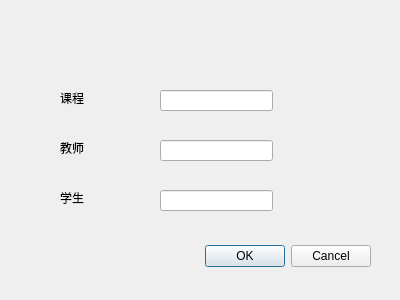
<?xml version="1.0" encoding="UTF-8"?>
<ui version="4.0">
 <class>Delete</class>
 <widget class="QDialog" name="Delete">
  <property name="geometry">
   <rect>
    <x>0</x>
    <y>0</y>
    <width>400</width>
    <height>300</height>
   </rect>
  </property>
  <property name="windowTitle">
   <string>Dialog</string>
  </property>
  <widget class="QDialogButtonBox" name="buttonBox">
   <property name="geometry">
    <rect>
     <x>30</x>
     <y>240</y>
     <width>341</width>
     <height>32</height>
    </rect>
   </property>
   <property name="orientation">
    <enum>Qt::Horizontal</enum>
   </property>
   <property name="standardButtons">
    <set>QDialogButtonBox::Cancel|QDialogButtonBox::Ok</set>
   </property>
  </widget>
  <widget class="QLineEdit" name="lineEdit">
   <property name="geometry">
    <rect>
     <x>160</x>
     <y>90</y>
     <width>113</width>
     <height>21</height>
    </rect>
   </property>
  </widget>
  <widget class="QLineEdit" name="lineEdit_2">
   <property name="geometry">
    <rect>
     <x>160</x>
     <y>140</y>
     <width>113</width>
     <height>21</height>
    </rect>
   </property>
  </widget>
  <widget class="QLineEdit" name="lineEdit_3">
   <property name="geometry">
    <rect>
     <x>160</x>
     <y>190</y>
     <width>113</width>
     <height>21</height>
    </rect>
   </property>
  </widget>
  <widget class="QLabel" name="label">
   <property name="geometry">
    <rect>
     <x>60</x>
     <y>90</y>
     <width>72</width>
     <height>15</height>
    </rect>
   </property>
   <property name="text">
    <string>课程</string>
   </property>
  </widget>
  <widget class="QLabel" name="label_2">
   <property name="geometry">
    <rect>
     <x>60</x>
     <y>140</y>
     <width>72</width>
     <height>15</height>
    </rect>
   </property>
   <property name="text">
    <string>教师</string>
   </property>
  </widget>
  <widget class="QLabel" name="label_3">
   <property name="geometry">
    <rect>
     <x>60</x>
     <y>190</y>
     <width>72</width>
     <height>15</height>
    </rect>
   </property>
   <property name="text">
    <string>学生</string>
   </property>
  </widget>
 </widget>
 <resources/>
 <connections>
  <connection>
   <sender>buttonBox</sender>
   <signal>accepted()</signal>
   <receiver>Delete</receiver>
   <slot>accept()</slot>
   <hints>
    <hint type="sourcelabel">
     <x>248</x>
     <y>254</y>
    </hint>
    <hint type="destinationlabel">
     <x>157</x>
     <y>274</y>
    </hint>
   </hints>
  </connection>
  <connection>
   <sender>buttonBox</sender>
   <signal>rejected()</signal>
   <receiver>Delete</receiver>
   <slot>reject()</slot>
   <hints>
    <hint type="sourcelabel">
     <x>316</x>
     <y>260</y>
    </hint>
    <hint type="destinationlabel">
     <x>286</x>
     <y>274</y>
    </hint>
   </hints>
  </connection>
 </connections>
</ui>
